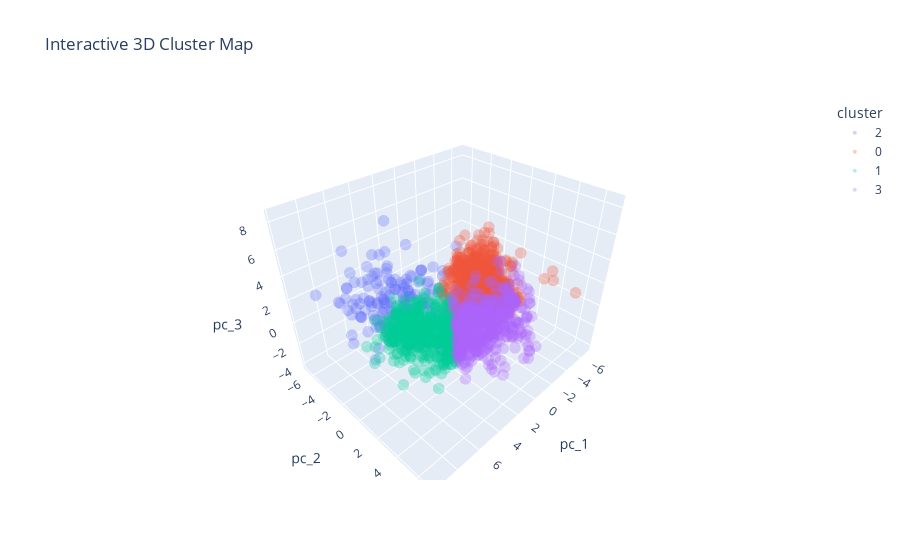

The notebook cell this image was saved under:
### Code cell
df_pca["cluster"] = pca_pred.astype('str')

fig = px.scatter_3d(
    df_pca,
    x="pc_1",
    y="pc_2",
    z="pc_3",
    color = "cluster",
    title = "Interactive 3D Cluster Map",
    opacity = 0.3
)

fig.update_traces(marker=dict(size=4))
fig.show()

### Figure 1 — Plotly figure (JSON) as saved in the notebook; plotly's stock layout.template omitted (floating-point values rounded to 4 significant figures; data arrays with more than 128 entries replaced by an {"elided": "..."} marker saying what was removed)
{"data": [{"hovertemplate": "cluster=2<br>pc_1=%{x}<br>pc_2=%{y}<br>pc_3=%{z}<extra></extra>", "legendgroup": "2", "marker": {"color": "#636efa", "opacity": 0.3, "size": 4, "symbol": "circle"}, "mode": "markers", "name": "2", "scene": "scene", "showlegend": true, "type": "scatter3d", "x": {"elided": "188 float values"}, "y": {"elided": "188 float values"}, "z": {"elided": "188 float values"}}, {"hovertemplate": "cluster=0<br>pc_1=%{x}<br>pc_2=%{y}<br>pc_3=%{z}<extra></extra>", "legendgroup": "0", "marker": {"color": "#EF553B", "opacity": 0.3, "size": 4, "symbol": "circle"}, "mode": "markers", "name": "0", "scene": "scene", "showlegend": true, "type": "scatter3d", "x": {"elided": "972 float values"}, "y": {"elided": "972 float values"}, "z": {"elided": "972 float values"}}, {"hovertemplate": "cluster=1<br>pc_1=%{x}<br>pc_2=%{y}<br>pc_3=%{z}<extra></extra>", "legendgroup": "1", "marker": {"color": "#00cc96", "opacity": 0.3, "size": 4, "symbol": "circle"}, "mode": "markers", "name": "1", "scene": "scene", "showlegend": true, "type": "scatter3d", "x": {"elided": "542 float values"}, "y": {"elided": "542 float values"}, "z": {"elided": "542 float values"}}, {"hovertemplate": "cluster=3<br>pc_1=%{x}<br>pc_2=%{y}<br>pc_3=%{z}<extra></extra>", "legendgroup": "3", "marker": {"color": "#ab63fa", "opacity": 0.3, "size": 4, "symbol": "circle"}, "mode": "markers", "name": "3", "scene": "scene", "showlegend": true, "type": "scatter3d", "x": {"elided": "538 float values"}, "y": {"elided": "538 float values"}, "z": {"elided": "538 float values"}}], "layout": {"legend": {"title": {"text": "cluster"}, "tracegroupgap": 0}, "scene": {"domain": {"x": [0, 1], "y": [0, 1]}, "xaxis": {"title": {"text": "pc_1"}}, "yaxis": {"title": {"text": "pc_2"}}, "zaxis": {"title": {"text": "pc_3"}}}, "title": {"text": "Interactive 3D Cluster Map"}}}
